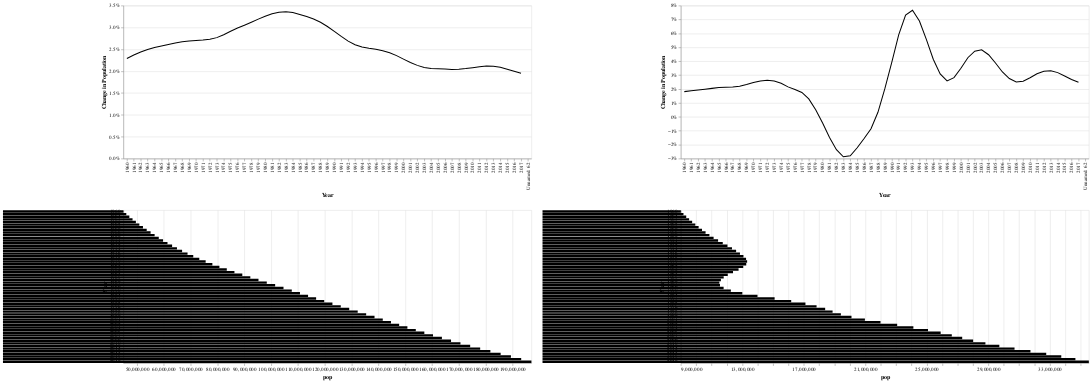

Notebook cell for this chart:
### Code cell
show_pop_w_delta(pop_and_delta('Pakistan')) | show_pop_w_delta(pop_and_delta('Afghanistan'))

### Figure 1 — Vega-Lite specification as saved in the notebook (floating-point values rounded to 4 significant figures)
{"$schema": "https://vega.github.io/schema/vega-lite/v2.6.0.json", "config": {"view": {"height": 300, "width": 400}}, "datasets": {"data-690405d4102129a9e7436745071fc24e": [{"delta_pop": 0.01816, "pop": 8996351, "year": "1960"}, {"delta_pop": 0.01877, "pop": 9166764, "year": "1961"}, {"delta_pop": 0.01935, "pop": 9345868, "year": "1962"}, {"delta_pop": 0.01993, "pop": 9533954, "year": "1963"}, {"delta_pop": 0.02049, "pop": 9731361, "year": "1964"}, {"delta_pop": 0.02105, "pop": 9938414, "year": "1965"}, {"delta_pop": 0.0213, "pop": 10152331, "year": "1966"}, {"delta_pop": 0.02147, "pop": 10372630, "year": "1967"}, {"delta_pop": 0.02209, "pop": 10604346, "year": "1968"}, {"delta_pop": 0.02331, "pop": 10854428, "year": "1969"}, {"delta_pop": 0.02472, "pop": 11126123, "year": "1970"}, {"delta_pop": 0.02588, "pop": 11417825, "year": "1971"}, {"delta_pop": 0.02629, "pop": 11721940, "year": "1972"}, {"delta_pop": 0.02576, "pop": 12027822, "year": "1973"}, {"delta_pop": 0.02413, "pop": 12321541, "year": "1974"}, {"delta_pop": 0.02158, "pop": 12590286, "year": "1975"}, {"delta_pop": 0.01966, "pop": 12840299, "year": "1976"}, {"delta_pop": 0.01754, "pop": 13067538, "year": "1977"}, {"delta_pop": 0.01294, "pop": 13237734, "year": "1978"}, {"delta_pop": 0.005196, "pop": 13306695, "year": "1979"}, {"delta_pop": -0.004393, "pop": 13248370, "year": "1980"}, {"delta_pop": -0.01478, "pop": 13053954, "year": "1981"}, {"delta_pop": -0.02359, "pop": 12749645, "year": "1982"}, {"delta_pop": -0.02867, "pop": 12389269, "year": "1983"}, {"delta_pop": -0.02801, "pop": 12047115, "year": "1984"}, {"delta_pop": -0.02216, "pop": 11783050, "year": "1985"}, {"delta_pop": -0.01557, "pop": 11601041, "year": "1986"}, {"delta_pop": -0.008508, "pop": 11502761, "year": "1987"}, {"delta_pop": 0.003309, "pop": 11540888, "year": "1988"}, {"delta_pop": 0.0203, "pop": 11777609, "year": "1989"}, {"delta_pop": 0.03925, "pop": 12249114, "year": "1990"}, {"delta_pop": 0.05901, "pop": 12993657, "year": "1991"}, {"delta_pop": 0.07325, "pop": 13981231, "year": "1992"}, {"delta_pop": 0.07665, "pop": 15095099, "year": "1993"}, {"delta_pop": 0.06896, "pop": 16172719, "year": "1994"}, {"delta_pop": 0.05573, "pop": 17099541, "year": "1995"}, {"delta_pop": 0.04143, "pop": 17822884, "year": "1996"}, {"delta_pop": 0.03087, "pop": 18381605, "year": "1997"}, {"delta_pop": 0.0259, "pop": 18863999, "year": "1998"}, {"delta_pop": 0.02821, "pop": 19403676, "year": "1999"}, {"delta_pop": 0.03495, "pop": 20093756, "year": "2000"}, {"delta_pop": 0.04252, "pop": 20966463, "year": "2001"}, {"delta_pop": 0.04721, "pop": 21979923, "year": "2002"}, {"delta_pop": 0.04818, "pop": 23064851, "year": "2003"}, {"delta_pop": 0.04469, "pop": 24118979, "year": "2004"}, {"delta_pop": 0.0387, "pop": 25070798, "year": "2005"}, {"delta_pop": 0.03229, "pop": 25893450, "year": "2006"}, {"delta_pop": 0.02755, "pop": 26616792, "year": "2007"}, {"delta_pop": 0.02513, "pop": 27294031, "year": "2008"}, {"delta_pop": 0.02569, "pop": 28004331, "year": "2009"}, {"delta_pop": 0.02813, "pop": 28803167, "year": "2010"}, {"delta_pop": 0.03095, "pop": 29708599, "year": "2011"}, {"delta_pop": 0.03273, "pop": 30696958, "year": "2012"}, {"delta_pop": 0.03315, "pop": 31731688, "year": "2013"}, {"delta_pop": 0.03183, "pop": 32758020, "year": "2014"}, {"delta_pop": 0.02943, "pop": 33736494, "year": "2015"}, {"delta_pop": 0.02689, "pop": 34656032, "year": "2016"}, {"delta_pop": 0.02491, "pop": 35530081, "year": "2017"}, {"delta_pop": null, "pop": null, "year": "Unnamed: 62"}], "data-8dc7a1a2c6715f75b149b6cf92067336": [{"delta_pop": 0.02291, "pop": 44908293, "year": "1960"}, {"delta_pop": 0.02369, "pop": 45984892, "year": "1961"}, {"delta_pop": 0.02437, "pop": 47119361, "year": "1962"}, {"delta_pop": 0.02494, "pop": 48309315, "year": "1963"}, {"delta_pop": 0.0254, "pop": 49551904, "year": "1964"}, {"delta_pop": 0.02577, "pop": 50845221, "year": "1965"}, {"delta_pop": 0.02613, "pop": 52191095, "year": "1966"}, {"delta_pop": 0.02647, "pop": 53590929, "year": "1967"}, {"delta_pop": 0.02672, "pop": 55042397, "year": "1968"}, {"delta_pop": 0.02689, "pop": 56542434, "year": "1969"}, {"delta_pop": 0.02702, "pop": 58090759, "year": "1970"}, {"delta_pop": 0.02711, "pop": 59687140, "year": "1971"}, {"delta_pop": 0.02729, "pop": 61338261, "year": "1972"}, {"delta_pop": 0.02767, "pop": 63059481, "year": "1973"}, {"delta_pop": 0.02832, "pop": 64870833, "year": "1974"}, {"delta_pop": 0.02912, "pop": 66787901, "year": "1975"}, {"delta_pop": 0.02987, "pop": 68813220, "year": "1976"}, {"delta_pop": 0.03053, "pop": 70946231, "year": "1977"}, {"delta_pop": 0.0312, "pop": 73194937, "year": "1978"}, {"delta_pop": 0.0319, "pop": 75567682, "year": "1979"}, {"delta_pop": 0.03255, "pop": 78068144, "year": "1980"}, {"delta_pop": 0.03312, "pop": 80696945, "year": "1981"}, {"delta_pop": 0.0335, "pop": 83445863, "year": "1982"}, {"delta_pop": 0.0336, "pop": 86297640, "year": "1983"}, {"delta_pop": 0.0334, "pop": 89228949, "year": "1984"}, {"delta_pop": 0.03297, "pop": 92219488, "year": "1985"}, {"delta_pop": 0.03249, "pop": 95264460, "year": "1986"}, {"delta_pop": 0.03195, "pop": 98357473, "year": "1987"}, {"delta_pop": 0.0312, "pop": 101474835, "year": "1988"}, {"delta_pop": 0.03022, "pop": 104588490, "year": "1989"}, {"delta_pop": 0.02912, "pop": 107678614, "year": "1990"}, {"delta_pop": 0.02795, "pop": 110730420, "year": "1991"}, {"delta_pop": 0.02688, "pop": 113747135, "year": "1992"}, {"delta_pop": 0.02605, "pop": 116749560, "year": "1993"}, {"delta_pop": 0.02554, "pop": 119769556, "year": "1994"}, {"delta_pop": 0.02522, "pop": 122829148, "year": "1995"}, {"delta_pop": 0.025, "pop": 125938339, "year": "1996"}, {"delta_pop": 0.02469, "pop": 129086987, "year": "1997"}, {"delta_pop": 0.02423, "pop": 132253264, "year": "1998"}, {"delta_pop": 0.02356, "pop": 135405584, "year": "1999"}, {"delta_pop": 0.02276, "pop": 138523285, "year": "2000"}, {"delta_pop": 0.02198, "pop": 141601437, "year": "2001"}, {"delta_pop": 0.02133, "pop": 144654143, "year": "2002"}, {"delta_pop": 0.02086, "pop": 147703401, "year": "2003"}, {"delta_pop": 0.02062, "pop": 150780300, "year": "2004"}, {"delta_pop": 0.02054, "pop": 153909667, "year": "2005"}, {"delta_pop": 0.02048, "pop": 157093993, "year": "2006"}, {"delta_pop": 0.02041, "pop": 160332974, "year": "2007"}, {"delta_pop": 0.02044, "pop": 163644603, "year": "2008"}, {"delta_pop": 0.02059, "pop": 167049580, "year": "2009"}, {"delta_pop": 0.0208, "pop": 170560182, "year": "2010"}, {"delta_pop": 0.02103, "pop": 174184265, "year": "2011"}, {"delta_pop": 0.02117, "pop": 177911533, "year": "2012"}, {"delta_pop": 0.02114, "pop": 181712595, "year": "2013"}, {"delta_pop": 0.02088, "pop": 185546257, "year": "2014"}, {"delta_pop": 0.02045, "pop": 189380513, "year": "2015"}, {"delta_pop": 0.01999, "pop": 193203476, "year": "2016"}, {"delta_pop": 0.01954, "pop": 197015955, "year": "2017"}, {"delta_pop": null, "pop": null, "year": "Unnamed: 62"}]}, "hconcat": [{"vconcat": [{"data": {"name": "data-8dc7a1a2c6715f75b149b6cf92067336"}, "encoding": {"x": {"axis": {"title": "Year"}, "field": "year", "type": "nominal"}, "y": {"axis": {"format": "%", "title": "Change in Population"}, "field": "delta_pop", "type": "quantitative"}}, "mark": {"color": "black", "type": "line"}, "selection": {"selector018": {"encodings": ["x"], "mark": {"fill": "#333", "fillOpacity": 0.125, "stroke": "white"}, "on": "[mousedown, window:mouseup] > window:mousemove!", "resolve": "global", "translate": "[mousedown, window:mouseup] > window:mousemove!", "type": "interval", "zoom": "wheel!"}}, "width": 800}, {"data": {"name": "data-8dc7a1a2c6715f75b149b6cf92067336"}, "encoding": {"tooltip": {"field": "delta_pop", "type": "quantitative"}, "x": {"field": "pop", "scale": {"domain": [44908293, 197015955]}, "type": "quantitative"}, "y": {"axis": {"title": "Year"}, "field": "year", "type": "nominal"}}, "mark": {"color": "black", "type": "bar"}, "transform": [{"filter": {"selection": "selector018"}}], "width": 800}]}, {"vconcat": [{"data": {"name": "data-690405d4102129a9e7436745071fc24e"}, "encoding": {"x": {"axis": {"title": "Year"}, "field": "year", "type": "nominal"}, "y": {"axis": {"format": "%", "title": "Change in Population"}, "field": "delta_pop", "type": "quantitative"}}, "mark": {"color": "black", "type": "line"}, "selection": {"selector019": {"encodings": ["x"], "mark": {"fill": "#333", "fillOpacity": 0.125, "stroke": "white"}, "on": "[mousedown, window:mouseup] > window:mousemove!", "resolve": "global", "translate": "[mousedown, window:mouseup] > window:mousemove!", "type": "interval", "zoom": "wheel!"}}, "width": 800}, {"data": {"name": "data-690405d4102129a9e7436745071fc24e"}, "encoding": {"tooltip": {"field": "delta_pop", "type": "quantitative"}, "x": {"field": "pop", "scale": {"domain": [8996351, 35530081]}, "type": "quantitative"}, "y": {"axis": {"title": "Year"}, "field": "year", "type": "nominal"}}, "mark": {"color": "black", "type": "bar"}, "transform": [{"filter": {"selection": "selector019"}}], "width": 800}]}]}
